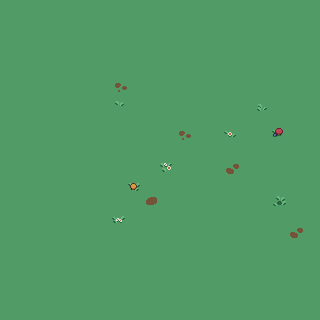

A 2D game scene composited from a Tiled map and its tileset images. What follows is a short description and the map's XML, with each tile layer's data collapsed to a summary:
An orthogonal 20x20 tile map with 16x16 px tiles, 2 tile layers (Tile Layer 1, Tile Layer 2), 6 tilesets and 89 objects.

<map version="1.10" tiledversion="1.10.2" orientation="orthogonal" renderorder="right-down" width="20" height="20" tilewidth="16" tileheight="16" infinite="0" nextlayerid="5" nextobjectid="107">
 <tileset firstgid="1" source="grass.tsx" />
 <tileset firstgid="2" source="objects_48x64.tsx" />
 <tileset firstgid="6" source="objects.tsx" />
 <tileset firstgid="214" source="fences.tsx" />
 <tileset firstgid="230" source="decor_16x16.tsx" />
 <tileset firstgid="250" source="chest_01.tsx" />
 <layer id="1" name="Tile Layer 1" width="20" height="20">
  <data>[400 cells, 400 non-empty, 1 distinct tile ids]</data>
 </layer>
 <layer id="4" name="Tile Layer 2" width="20" height="20">
  <data>[400 cells, 13 non-empty, 11 distinct tile ids]</data>
 </layer>
 <objectgroup id="2" name="Object Layer 1">
  <object id="15" gid="2" x="288" y="288" width="48" height="64">
   <properties>
    <property name="object_type" value="tree01" />
   </properties>
  </object>
  <object id="16" gid="2" x="240" y="288" width="48" height="64">
   <properties>
    <property name="object_type" value="tree01" />
   </properties>
  </object>
  <object id="17" gid="2" x="192" y="288" width="48" height="64">
   <properties>
    <property name="object_type" value="tree01" />
   </properties>
  </object>
  <object id="18" gid="2" x="144" y="288" width="48" height="64">
   <properties>
    <property name="object_type" value="tree01" />
   </properties>
  </object>
  <object id="19" gid="2" x="96" y="288" width="48" height="64">
   <properties>
    <property name="object_type" value="tree01" />
   </properties>
  </object>
  <object id="20" gid="2" x="48" y="288" width="48" height="64">
   <properties>
    <property name="object_type" value="tree01" />
   </properties>
  </object>
  <object id="21" gid="2" x="64" y="304" width="48" height="64">
   <properties>
    <property name="object_type" value="tree01" />
   </properties>
  </object>
  <object id="22" gid="2" x="112" y="304" width="48" height="64">
   <properties>
    <property name="object_type" value="tree01" />
   </properties>
  </object>
  <object id="23" gid="2" x="160" y="304" width="48" height="64">
   <properties>
    <property name="object_type" value="tree01" />
   </properties>
  </object>
  <object id="24" gid="2" x="208" y="304" width="48" height="64">
   <properties>
    <property name="object_type" value="tree01" />
   </properties>
  </object>
  <object id="25" gid="2" x="256" y="304" width="48" height="64">
   <properties>
    <property name="object_type" value="tree01" />
   </properties>
  </object>
  <object id="26" gid="2" x="304" y="304" width="48" height="64">
   <properties>
    <property name="object_type" value="tree01" />
   </properties>
  </object>
  <object id="27" gid="2" x="96" y="320" width="48" height="64">
   <properties>
    <property name="object_type" value="tree01" />
   </properties>
  </object>
  <object id="28" gid="2" x="144" y="320" width="48" height="64">
   <properties>
    <property name="object_type" value="tree01" />
   </properties>
  </object>
  <object id="29" gid="2" x="192" y="320" width="48" height="64">
   <properties>
    <property name="object_type" value="tree01" />
   </properties>
  </object>
  <object id="30" gid="2" x="240" y="320" width="48" height="64">
   <properties>
    <property name="object_type" value="tree01" />
   </properties>
  </object>
  <object id="31" gid="2" x="288" y="320" width="48" height="64">
   <properties>
    <property name="object_type" value="tree01" />
   </properties>
  </object>
  <object id="32" gid="2" x="48" y="256" width="48" height="64">
   <properties>
    <property name="object_type" value="tree01" />
   </properties>
  </object>
  <object id="33" gid="2" x="48" y="224" width="48" height="64">
   <properties>
    <property name="object_type" value="tree01" />
   </properties>
  </object>
  <object id="34" gid="2" x="48" y="192" width="48" height="64">
   <properties>
    <property name="object_type" value="tree01" />
   </properties>
  </object>
  <object id="35" gid="2" x="48" y="160" width="48" height="64">
   <properties>
    <property name="object_type" value="tree01" />
   </properties>
  </object>
  <object id="36" gid="2" x="48" y="128" width="48" height="64">
   <properties>
    <property name="object_type" value="tree01" />
   </properties>
  </object>
  <object id="37" gid="2" x="48" y="96" width="48" height="64">
   <properties>
    <property name="object_type" value="tree01" />
   </properties>
  </object>
  <object id="38" gid="2" x="48" y="64" width="48" height="64">
   <properties>
    <property name="object_type" value="tree01" />
   </properties>
  </object>
  <object id="39" gid="2" x="80" y="80" width="48" height="64">
   <properties>
    <property name="object_type" value="tree01" />
   </properties>
  </object>
  <object id="41" gid="2" x="112" y="80" width="48" height="64">
   <properties>
    <property name="object_type" value="tree01" />
   </properties>
  </object>
  <object id="42" gid="2" x="144" y="80" width="48" height="64">
   <properties>
    <property name="object_type" value="tree01" />
   </properties>
  </object>
  <object id="43" gid="2" x="176" y="80" width="48" height="64">
   <properties>
    <property name="object_type" value="tree01" />
   </properties>
  </object>
  <object id="44" gid="2" x="208" y="80" width="48" height="64">
   <properties>
    <property name="object_type" value="tree01" />
   </properties>
  </object>
  <object id="45" gid="2" x="240" y="80" width="48" height="64">
   <properties>
    <property name="object_type" value="tree01" />
   </properties>
  </object>
  <object id="46" gid="2" x="272" y="80" width="48" height="64">
   <properties>
    <property name="object_type" value="tree01" />
   </properties>
  </object>
  <object id="47" gid="2" x="304" y="80" width="48" height="64">
   <properties>
    <property name="object_type" value="tree01" />
   </properties>
  </object>
  <object id="48" gid="2" x="96" y="48" width="48" height="64">
   <properties>
    <property name="object_type" value="tree01" />
   </properties>
  </object>
  <object id="49" gid="2" x="128" y="48" width="48" height="64">
   <properties>
    <property name="object_type" value="tree01" />
   </properties>
  </object>
  <object id="50" gid="2" x="160" y="48" width="48" height="64">
   <properties>
    <property name="object_type" value="tree01" />
   </properties>
  </object>
  <object id="51" gid="2" x="192" y="48" width="48" height="64">
   <properties>
    <property name="object_type" value="tree01" />
   </properties>
  </object>
  <object id="52" gid="2" x="224" y="48" width="48" height="64">
   <properties>
    <property name="object_type" value="tree01" />
   </properties>
  </object>
  <object id="53" gid="2" x="256" y="48" width="48" height="64">
   <properties>
    <property name="object_type" value="tree01" />
   </properties>
  </object>
  <object id="54" gid="2" x="288" y="48" width="48" height="64">
   <properties>
    <property name="object_type" value="tree01" />
   </properties>
  </object>
  <object id="55" gid="2" x="64" y="48" width="48" height="64">
   <properties>
    <property name="object_type" value="tree01" />
   </properties>
  </object>
  <object id="56" gid="12" x="192" y="160" width="16" height="16">
   <properties>
    <property name="object_type" value="grave01" />
   </properties>
  </object>
  <object id="57" gid="12" x="160" y="160" width="16" height="16">
   <properties>
    <property name="object_type" value="grave01" />
   </properties>
  </object>
  <object id="58" gid="12" x="224" y="160" width="16" height="16">
   <properties>
    <property name="object_type" value="grave01" />
   </properties>
  </object>
  </objectgroup>
 <objectgroup id="3" name="Loading Zones">
  <!-- 1 objects omitted --></objectgroup>
</map>
<!-- 46 of 89 objects omitted -->
